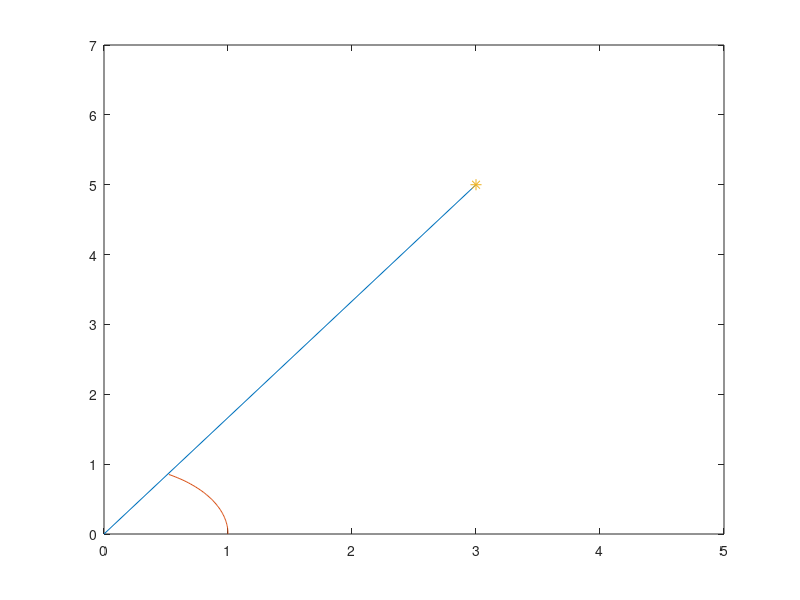

The MATLAB script that drew this image: (Note: this script raises an error after producing the figure.)
clear all
 
cplx=3+5i; %define any complex number
x=real(cplx); %real part of complex number
y=imag(cplx); %imaginary part of complex number
 
modulo=abs(cplx); %modul of complex number
 
teta= 360/(2*pi)*atan(imag(cplx)/real(cplx));% argument of complex number in degree form
a=0:0.02: (pi / (180/teta)); %%
Z=cos(a); %%Draw argument of complex number
T=sin(a); %%
plot([0 real(cplx)], [0 imag(cplx)],Z,T,x,y,'*','MarkerSize',8) 
 
axis([0,x+2,0,y+2]);%length of axis
 
line([x x], [0 y],'LineStyle', '- -'); %to make dashed line imaginer 
line([0 x], [y y],'LineStyle', '- -'); %to make dashed line imaginer
 
x1 = x/4;
y1 = y/9;
S=sprintf('%.2f%c',teta,char(176)); %Assign argument to variable in string format
text(x1,y1,S) %Write argument to graphic
 
x1 = x/2;
y1 = y/2;
S=sprintf('|z|=%.2f',modulo);%Assign modul of compex number to variable in string format
text(x1,y1,S )%Write modul of complex number to graphic
 
x1 = x/2;
y1 = y+0.2;
S=sprintf('Real=%d',x); %Assign real part of complex number in string format 
text(x1,y1,S)%Write real part of complex number to graphic

x1 = x+0.2; 
y1 = y/2;
S=sprintf('Imaginer=%d',y); %Assign real part of complex number in string format 
text(x1,y1,S)%Write real part of complex number to graphic
 
xlabel('Real'); % Name of x-Label
ylabel('Imaginer'); % Name of y-Label
title('Illustration of Complex Number')
grid on